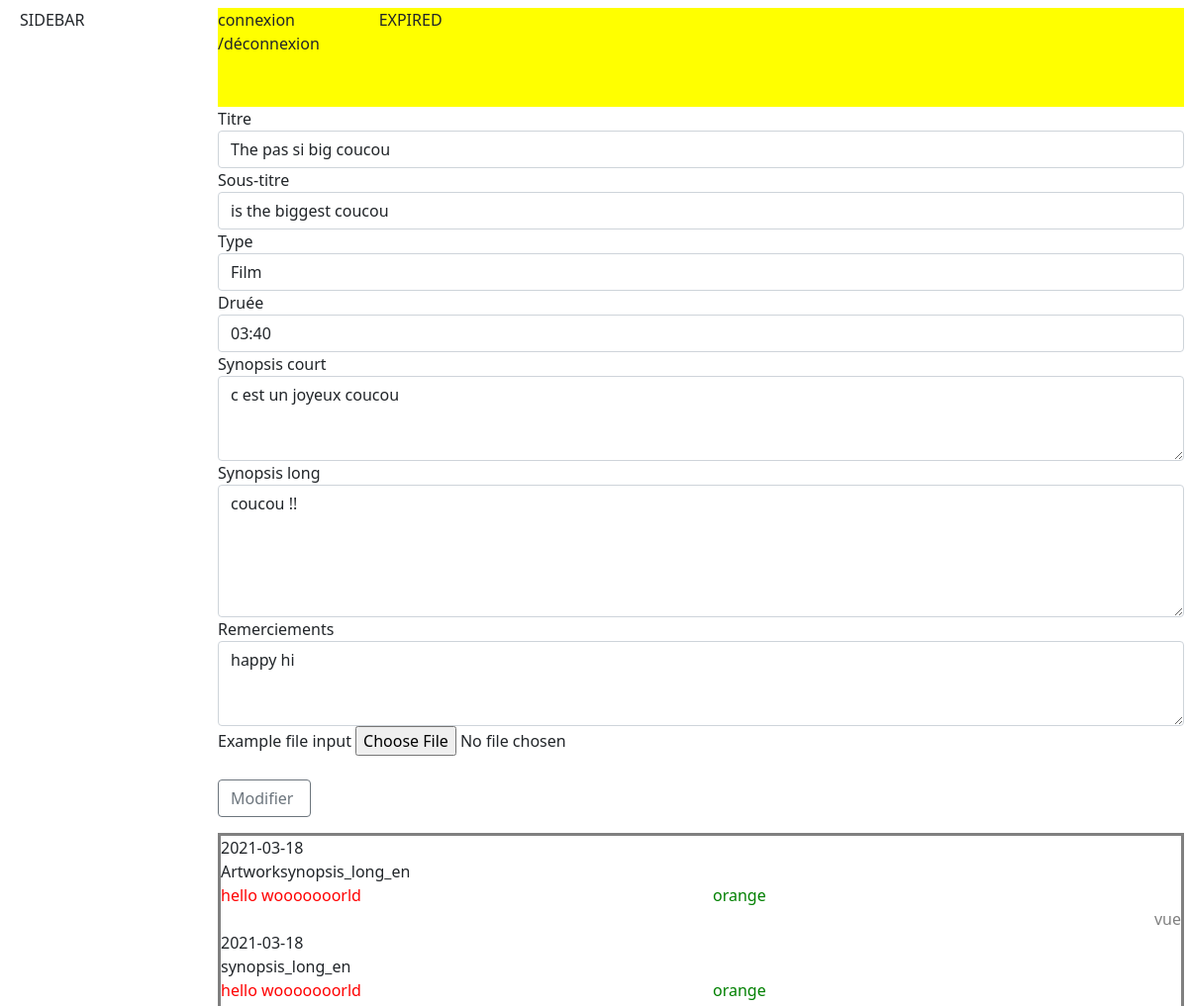
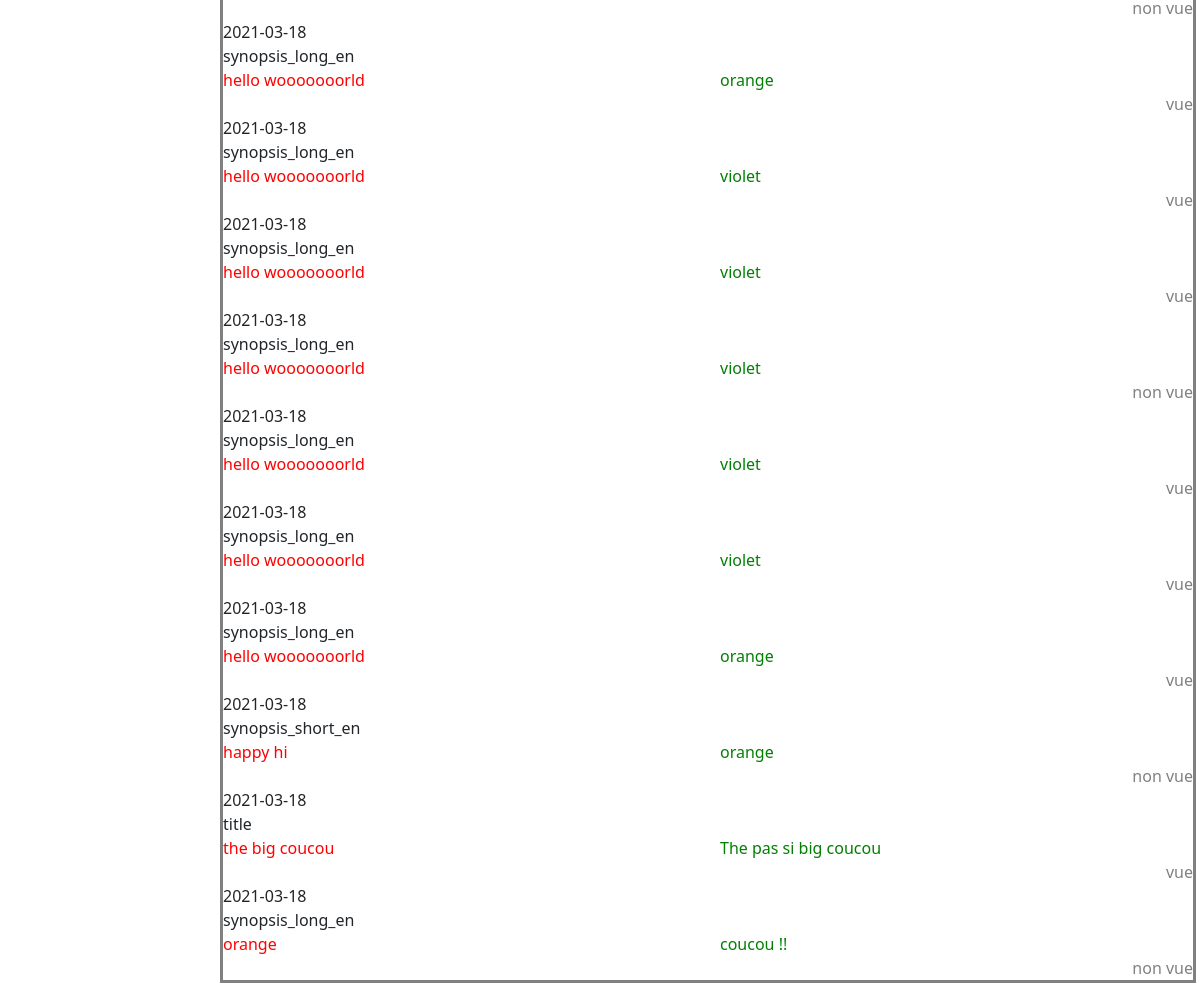
The app's page /interface/_controller/studentViewController.php with its own data (2 pictures, top to bottom).
### tables this page shows
CREATE TABLE `artwork` (
  `id` int(11) NOT NULL,
  `title` varchar(255) NOT NULL,
  `subtitle` text DEFAULT NULL,
  `type` varchar(255) NOT NULL,
  `duration` varchar(10) NOT NULL,
  `synopsis_short` text DEFAULT NULL,
  `synopsis_long` text DEFAULT NULL,
  `thanks` text DEFAULT NULL,
  `created_at` date NOT NULL,
  `id_student` int(11) NOT NULL,
  `seen` tinyint(1) NOT NULL
);

CREATE TABLE `updates` (
  `id` int(11) NOT NULL,
  `updated_date` date NOT NULL,
  `input_name` varchar(255) NOT NULL,
  `old_content` text NOT NULL,
  `new_content` text NOT NULL,
  `id_artwork` int(11) NOT NULL,
  `seen` tinyint(1) NOT NULL
);

### interface/_controller/studentViewController.php (called while the page is built, shortened)
<?php
    require_once(__DIR__.'/../_service/ArtworkService.php');
    require_once(__DIR__.'/../_service/UpdateService.php');
    require_once(__DIR__.'/../presentation/communHtml.php');
    require_once(__DIR__.'/../presentation/studentView.php');
    require_once(__DIR__.'/../_class/Artwork.php');
    require_once(__DIR__.'/../_class/Update.php');
    $session_artwork_obj = ArtworkService::searchBy($_SESSION['idStudent']);
    $list_of_updates    = UpdateService::searchByAwId($session_artwork_obj->getId());
    formCreateArtwork($session_artwork_obj);
    updatesList($list_of_updates);
?>

### interface/_class/Artwork.php (called while the page is built, shortened)
<?php
    class Artwork{
        private $title ;
        private $subtitle ;
        private $type ;
        private $duration ;
        private $synopsis_short ;
        private $synopsis_long ;
        private $thanks ;
        public function getTitle() : string
        {
                return $this->title;
        }
        public function setTitle(string $title) : self
        {
                $this->title = $title;
                return $this;
        }
        public function getSubtitle() : string
        {
                return $this->subtitle;
        }
        public function setSubtitle(string $subtitle) : self
        {
                $this->subtitle = $subtitle;
                return $this;
        }
        public function getType() : string
        {
                return $this->type;
        }
        public function setType(string $type) : self
        {
                $this->type = $type;
                return $this;
        }
        public function getDuration() : string
        {
                return $this->duration;
        }
        public function setDuration(string $duration) : self
        {
                $this->duration = $duration;
                return $this;
        }
        public function getSynopsisShort() : ?string
        {
                return $this->synopsis_short;
        }
        public function setSynopsisShort(?string $synopsis_short) : self
        {
                $this->synopsis_short = $synopsis_short;
                return $this;
        }
        public function getSynopsisLong() : ?string
        {
                return $this->synopsis_long;
        }
        public function setSynopsisLong(?string $synopsis_long) : self
        {
                $this->synopsis_long = $synopsis_long;
                return $this;
        }
        public function setThanks(string $thanks) : self
        {
                $this->thanks = $thanks;
                return $this;
        }
        public function getThanks() : string
        {
                return $this->thanks;
        }
    }
?>

### interface/_dao/ArtworkDAO.php (called while the page is built, shortened)
<?php
    require_once(__DIR__.'/../_class/Artwork.php');
    class ArtworkDAO extends Connection implements InterfaceDao{
        public function searchByStudentId(Int $idStudent){
            try{
                $db= Connection::connect();
                $stmt=$db->prepare("SELECT * FROM artwork WHERE id_student=:idStudent");
                $stmt->bindParam(':idStudent', $idStudent);
                $stmt->execute();
                $data = $stmt->fetch(PDO::FETCH_ASSOC);
                $artwork = new Artwork();
                $artwork->setId($data['id'])->setTitle($data['title'])->setSubtitle($data['subtitle'])
                        ->setType($data['type'])->setDuration($data['duration'])
                        ->setSynopsisShort($data['synopsis_short'])->setSynopsisLong($data['synopsis_long'])
                        ->setThanks($data['thanks'])
                        ->setCreatedAt($data['created_at'])->setIdStudent($data['id_student'])->setSeen($data['seen']);
                return $artwork;
            }catch(PDOException $e){
                throw new DAOException($e->getMessage(), $e->getCode());
            }
        }
    }
?>

### interface/_service/ArtworkService.php (called while the page is built, shortened)
<?php
    require_once(__DIR__.'/../_class/Artwork.php');
    require_once(__DIR__.'/../_dao/ArtworkDAO.php');
    class ArtworkService {
        public static function searchBy(Int $idStudent){
            try{
                $dao = new ArtworkDAO();
                return $dao->searchByStudentId($idStudent);
            }catch(DAOException $serviceException){
                throw new ServiceException($serviceException->getMessage(), $serviceException->getCode());
            }
        }
    }
?>

### interface/_class/Update.php (called while the page is built, shortened)
<?php
    class Update{
        private $updated_date;
        private $input_name;
        private $old_content;
        private $new_content;
        private $is_seen;
        public function getUpdatedDate() :string
        {
                return $this->updated_date;
        }
        public function setUpdatedDate(string $updated_date) : self
        {
                $this->updated_date = $updated_date;
                return $this;
        }
        public function getInputName() :string
        {
                return $this->input_name;
        }
        public function setInputName(string $input_name) : self
        {
                $this->input_name = $input_name;
                return $this;
        }
        public function getOldContent() :string
        {
                return $this->old_content;
        }
        public function setOldContent(string $old_content) : self
        {
                $this->old_content = $old_content;
                return $this;
        }
        public function getNewContent() :string
        {
                return $this->new_content;
        }
        public function setNewContent(string $new_content) : self
        {
                $this->new_content = $new_content;
                return $this;
        }
        public function getIsSeen() :bool
        {
                return $this->is_seen;
        }
        public function setIsSeen(bool $is_seen) : self
        {
                $this->is_seen = $is_seen;
                return $this;
        }
    }
?>

### interface/_dao/UpdateDAO.php (called while the page is built, shortened)
<?php
    require_once(__DIR__.'/../_class/Update.php');
    class UpdateDAO extends Connection {
        public function searchByArtworkId(Int $idArtwork){
            try{
                $db= Connection::connect();
                $stmt=$db->prepare("SELECT * FROM updates WHERE id_artwork=:idArtwork");
                $stmt->bindParam(':idArtwork', $idArtwork);
                $stmt->execute();
                $data = $stmt->fetchAll(PDO::FETCH_ASSOC);
                $i=0;
                foreach($data as $update){
                    $update_obj = new Update();
                    $update_obj ->setId($update['id'])->setUpdatedDate($update['updated_date'])->setInputName($update['input_name'])
                                ->setOldContent($update['old_content'])->setNewContent($update['new_content'])
                                ->setIdArtwork($update['id_artwork'])->setIsSeen($update['seen']) ;
                    $update_tab[$i]= $update_obj;
                    $i++;
                }
                return $update_tab;
            }catch(PDOException $e){
                throw new DAOException($e->getMessage(), $e->getCode());
            }
        }
    }
?>

### interface/_service/UpdateService.php (called while the page is built, shortened)
<?php
    require_once(__DIR__.'/../_class/Update.php');
    require_once(__DIR__.'/../_dao/UpdateDAO.php');
    class UpdateService {
        public static function searchByAwId(Int $idUpdate){
            try{
                $dao = new UpdateDAO();
                return $dao->searchByArtworkId($idUpdate);
            }catch(DAOException $serviceException){
                throw new ServiceException($serviceException->getMessage(), $serviceException->getCode());
            }
        }
    }
?>

### interface/presentation/studentView.php (the view, shortened to what this page needs)
<?php
    function formCreateArtwork(object $artwork=null){ ?>
        <form action="../_controller/studentViewController.php?action=<?php if($artwork==null || empty($artwork)){echo "create";}else{echo "edit";} ?>" method="POST" enctype="multipart/form-data">
            <div class="form-group">
                <label for="title_Input">Titre</label>
                <input type="text" class="form-control" id="title_Input" placeholder="Qui a tué Pamela Rose?" name="title" value="<?php if(!empty($artwork) || $artwork != null){ echo $artwork->getTitle();}?>">
            </div>
            <div class="form-group">
                <label for="subtitle_Input">Sous-titre</label>
                <input type="text" class="form-control" id="subtitle_Input" placeholder="Deuxième volet" name="subtitle" value="<?php if(!empty($artwork) || $artwork != null){ echo $artwork->getSubtitle() ;}?>">
            </div>
            <div class="form-group">
                <label for="type_input">Type</label>
                <select class="form-control" id="type_input" name="type" value="<?php if(!empty($artwork) || $artwork != null){ echo $artwork->getType();} ?>">
                <option value="film">Film</option>
                </select>
            </div>
            <div class="form-group">
                <label for="duration_Input">Druée</label>
                <input type="text" class="form-control" id="duration_Input" placeholder="01:59:59" name="duration" value="<?php if(!empty($artwork) || $artwork != null){ echo $artwork->getDuration();} ?>">
            </div>
            <div class="form-group">
                <label for="synopsis_court">Synopsis court</label>
                <textarea class="form-control" id="synopsis_court" rows="3" name="short_synopsis" ><?php if(!empty($artwork) || $artwork != null){ echo $artwork->getSynopsisShort() ;}?></textarea>
            </div>
            <div class="form-group">
                <label for="synopsis_long">Synopsis long</label>
                <textarea class="form-control" id="synopsis_long" rows="5" name="long_synopsis" ><?php if(!empty($artwork) || $artwork != null){ echo $artwork->getSynopsisLong() ;} ?></textarea>
            </div>
            <div class="form-group">
                <label for="thanks">Remerciements</label>
                <textarea class="form-control" id="thanks" rows="3" name="thanks" ><?php if(!empty($artwork) || $artwork != null){ echo $artwork->getThanks() ;} ?></textarea>
            </div>
            <div class="form-group">
                <label for="media_input">Example file input</label>
                <input type="file" class="form-control-file" id="media_input"  name="media">
            </div>
            <input type="submit" class="btn btn-outline-secondary mt-4" value="<?php if(!empty($artwork) || $artwork != null){ echo 'Modifier ';}else{echo 'Ajouter ';};?>"></input>
        </form>
<?php   } ?>
<?php
    function updatesList($updates_list){ ?>
        <div id="updates_list" style="border: 3px solid grey;">
            <?php   $i=0;
                    foreach($updates_list as $update){ ?>
                    <div id='update<?=$i?>'>
                        <div id="change_date"><?= $update->getUpdatedDate() ;?></div>
                        <div id="input_name"><?= $update->getInputName()?></div>
                        <div class="row">
                            <div id="old_content" style="color: red;" class="col-6"><?= $update->getOldContent() ;?></div>
                            <div id="new_content" style="color: green;" class="col-6"><?= $update->getNewContent() ;?></div>
                        </div>
                        <div id="seen" class="d-flex justify-content-end font-weight-light font-italic" style="color:grey; font-size: 0,7em; ">
                            <?php if($update->getIsSeen()== 0){ echo "non vue" ;}else{echo "vue" ;}?>
                        </div>
                    </div>
            <?php   $i++ ;
                    }?>
        </div>
<?php } ?>

### records on screen
artwork: title "The pas si big coucou", subtitle "is the biggest coucou", type "Film", duration "03:40", short_synopsis "c est un joyeux coucou", long_synopsis "coucou !!", thanks "happy hi"
updates: updated_date "2021-03-18", input_name "Artworksynopsis_long_en", old_content "hello wooooooorld", new_content "orange", shows "vue"
updates: updated_date "2021-03-18", input_name "synopsis_long_en", old_content "hello wooooooorld", new_content "orange", shows "non vue"
updates: updated_date "2021-03-18", input_name "synopsis_long_en", old_content "hello wooooooorld", new_content "orange", shows "vue"
updates: updated_date "2021-03-18", input_name "synopsis_long_en", old_content "hello wooooooorld", new_content "violet", shows "vue"
updates: updated_date "2021-03-18", input_name "synopsis_long_en", old_content "hello wooooooorld", new_content "violet", shows "vue"
updates: updated_date "2021-03-18", input_name "synopsis_long_en", old_content "hello wooooooorld", new_content "violet", shows "non vue"
updates: updated_date "2021-03-18", input_name "synopsis_long_en", old_content "hello wooooooorld", new_content "violet", shows "vue"
updates: updated_date "2021-03-18", input_name "synopsis_long_en", old_content "hello wooooooorld", new_content "violet", shows "vue"
updates: updated_date "2021-03-18", input_name "synopsis_long_en", old_content "hello wooooooorld", new_content "orange", shows "vue"
updates: updated_date "2021-03-18", input_name "synopsis_short_en", old_content "happy hi", new_content "orange", shows "non vue"
updates: updated_date "2021-03-18", input_name "title", old_content "the big coucou", new_content "The pas si big coucou", shows "vue"
updates: updated_date "2021-03-18", input_name "synopsis_long_en", old_content "orange", new_content "coucou !!", shows "non vue"
